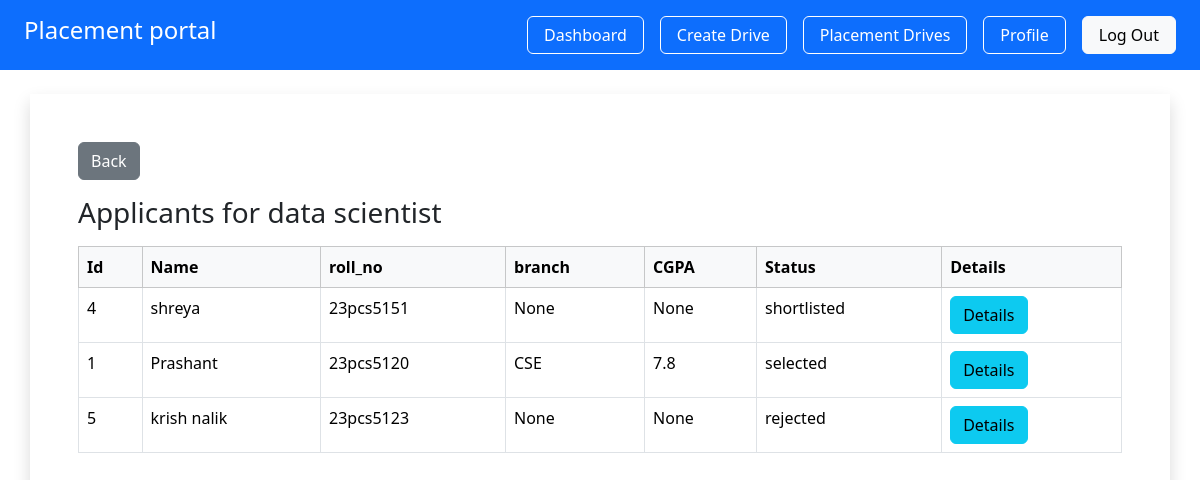
The page /company/view/2 (signed in) on the database as committed earlier.
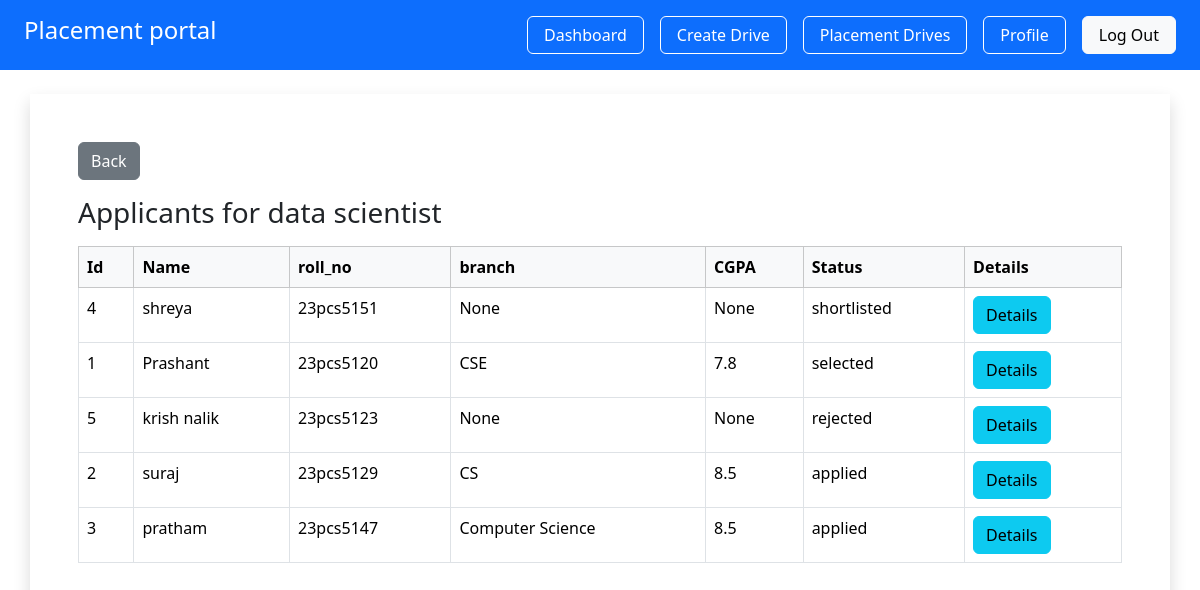
The same page on the database as committed later.
### app/models.py (models this page shows, shortened)
class PlacementDrive(db.Model):
     __tablename__ = "placement_drives"
     id = db.Column(db.Integer, primary_key=True)
     company_id = db.Column(db.Integer, db.ForeignKey("companies.id"), nullable=False)
     job_title = db.Column(db.String(150), nullable=False )
     description = db.Column(db.Text)
     eligibility= db.Column(db.String(200))
     deadline = db.Column(db.Date)
     status = db.Column(db.String(20) , default = 'pending')
     created_at  = db.Column(db.DateTime, default=datetime.utcnow)
     company= db.relationship('Company', backref='drives')

class Application(db.Model):
     __tablename__ = "applications"
     id = db.Column(db.Integer, primary_key=True)
     student_id = db.Column(db.Integer, db.ForeignKey("students.id"), nullable=False)
     drive_id =db.Column(db.Integer, db.ForeignKey("placement_drives.id"), nullable=False)
     applied_on =db.Column(db.DateTime, default=datetime.utcnow)
     status = db.Column(db.String(20), default="applied")
     student = db.relationship("Student", backref="applications")
     drive= db.relationship("PlacementDrive", backref="applications")
     __table_args__ = (
          db.UniqueConstraint("student_id","drive_id", name="unique_application"),
     )

class Student(db.Model):
     __tablename__ = "students"
     id = db.Column(db.Integer, primary_key=True )
     user_id = db.Column(db.Integer, db.ForeignKey("users.id"), nullable=False)
     name = db.Column(db.String(100), nullable=False)
     roll_no = db.Column(db.String(50), unique=True, nullable=False)
     branch= db.Column(db.String(50))
     cgpa=db.Column(db.Float)
     phone = db.Column(db.String(15))
     resume = db.Column(db.String(200))
     is_blacklisted = db.Column(db.Boolean, default=False)
     user = db.relationship("User", backref=db.backref("student", uselist=False), uselist=False )

### app/company/routes.py (the view)
@company.route('/company/view/<int:id>')
@login_required
def view_application(id):
    drive = PlacementDrive.query.get_or_404(id)
    return render_template("company/view.html", drive=drive)

### app/__init__.py (called while the page is built)
@login_manager.user_loader
def load_user(user_id):
    from app.models import User
    return User.query.get(int(user_id))

### app/templates/company/view.html
{% extends 'base.html' %}
{% block content %}
<div class="p-5 bg-opacity-25 container shadow p-2 mt-4" >
      <a href="{{ url_for('company.c_company') }}"
               class="btn btn-secondary mb-3">
               Back
      </a>
      <h3>Applicants for {{ drive.job_title }}</h3>
     {% if drive.applications %}
     <table class="table table-bordered table-hover mt-3 ">
            <thead class="table-light">
                <tr>
                    <th>Id</th>
                    <th>Name</th>
                    <th>roll_no</th>
                    <th>branch</th>
                    <th>CGPA</th>
                    <th>Status</th>
                    <th>Details</th>
               </tr>
            </thead>
            <tbody>
               {% for stu in drive.applications %}
               <tr>
                    <td>{{stu.student.id}}</td>
                    <td>{{stu.student.name}}</td>
                    <td>{{stu.student.roll_no}}</td>
                    <td>{{stu.student.branch}}</td>
                    <td>{{stu.student.cgpa}}</td>
                    <td>{{stu.status}}</td>
                    <td><a href="{{ url_for('company.application_detail', app_id=stu.id) }}"
                       class="btn btn-info">
                        Details
                    </a></td>
               </tr>
               {% endfor %}
            </tbody>
     </table>
     {% endif %}
</div>
{% endblock %}

### app/templates/base.html (shortened to what this page needs)
<!DOCTYPE html>
<html>
<head>
    <link rel="stylesheet" href="{{ url_for('static', filename='style.css') }}">
<link href="https://cdn.jsdelivr.net/npm/bootstrap@5.3.2/dist/css/bootstrap.min.css" rel="stylesheet">
</head>
<body class="d-flex flex-column min-vh-100">
    {% include 'components/navbar.html'  %}
    {% block content %}{% endblock %}
</body>
</html>

### app/templates/components/navbar.html (shortened to what this page needs)
{% block navbar %}
<nav class="bg-primary py-3 px-4 d-flex justify-content-between">
     <h2 class="fs-4 text-white">Placement portal</h2>
     {% if current_user.is_authenticated %}
     <div class="d-flex ">
          {% if current_user.role=='company' %}
               <a href="{{ url_for('company.c_company') }}"
                  class="nav-btn btn-outline-light px-3 me-3 {% if request.path == '/company/dashboard' %}active{% endif %}  ">
                  Dashboard
               </a>
               <a href="{{ url_for('company.create_drive') }}"
                  class="nav-btn btn-outline-light px-3 me-3 {% if request.path == '/company/create-drive' %}active{% endif %} ">
                  Create Drive
               </a>
               <a href="{{ url_for('company.placement_drive') }}"
                  class="nav-btn btn-outline-light px-3 me-3 {% if request.path == '/company/placementdrive' %}active{% endif %} ">
                  Placement Drives
               </a>
               <a href="{{ url_for('company.com_profile', id=current_user.company.id) }}"
                  class="nav-btn btn-outline-light px-3 me-3 {% if request.endpoint == 'company.com_profile' %}active{% endif %} ">
                  Profile
               </a>
          {% endif %}
          <a href="{{ url_for('auth.logout') }}" class="btn btn-light px-3" >Log Out</a>
     </div>
     {% else %}
     <div>
          <a href="{{ url_for('auth.login') }}" class="btn btn-light px-3">Login</a>
          <a href="{{ url_for('auth.register_student') }}" class="btn btn-secondary px-3">Register</a>
     </div>
     {% endif %}
</nav>
{% endblock %}

### app/static/style.css (style rules this page uses)
.nav-btn { color: white; border: 1px solid white; border-radius: 6px; text-decoration: none; flex: content; justify-content: center; align-content: center; }

Rows that differ between the two databases and show on the page:
added Application: student.id "2", student.name "suraj", student.roll_no "23pcs5129", student.branch "CS", student.cgpa "8.5", status "applied"
added Application: student.id "3", student.name "pratham", student.roll_no "23pcs5147", student.branch "Computer Science", student.cgpa "8.5", status "applied"
